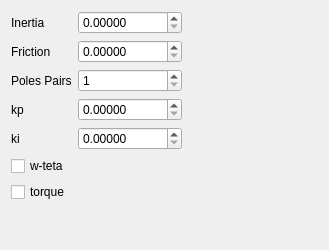
<?xml version="1.0" encoding="UTF-8"?>
<ui version="4.0">
 <class>SpecificSimParamsTest9</class>
 <widget class="QWidget" name="SpecificSimParamsTest9">
  <property name="geometry">
   <rect>
    <x>0</x>
    <y>0</y>
    <width>329</width>
    <height>250</height>
   </rect>
  </property>
  <property name="windowTitle">
   <string>Form</string>
  </property>
  <layout class="QFormLayout" name="formLayout_2">
   <item row="0" column="0">
    <layout class="QGridLayout" name="gridLayout">
     <item row="5" column="1">
      <widget class="QDoubleSpinBox" name="ki">
       <property name="decimals">
        <number>5</number>
       </property>
       <property name="maximum">
        <double>100000000000000000.000000000000000</double>
       </property>
      </widget>
     </item>
     <item row="5" column="0">
      <widget class="QLabel" name="label_8">
       <property name="text">
        <string>ki</string>
       </property>
      </widget>
     </item>
     <item row="4" column="1">
      <widget class="QDoubleSpinBox" name="kp">
       <property name="decimals">
        <number>5</number>
       </property>
       <property name="maximum">
        <double>100000000000000000.000000000000000</double>
       </property>
      </widget>
     </item>
     <item row="4" column="0">
      <widget class="QLabel" name="label">
       <property name="text">
        <string>kp</string>
       </property>
      </widget>
     </item>
     <item row="0" column="0">
      <widget class="QLabel" name="label_6">
       <property name="text">
        <string>Inertia</string>
       </property>
      </widget>
     </item>
     <item row="6" column="0">
      <widget class="QCheckBox" name="w_tetaPlot">
       <property name="text">
        <string>w-teta</string>
       </property>
      </widget>
     </item>
     <item row="3" column="1">
      <widget class="QSpinBox" name="pp">
       <property name="minimum">
        <number>1</number>
       </property>
       <property name="maximum">
        <number>25</number>
       </property>
      </widget>
     </item>
     <item row="1" column="0">
      <widget class="QLabel" name="label_3">
       <property name="text">
        <string>Friction</string>
       </property>
      </widget>
     </item>
     <item row="3" column="0">
      <widget class="QLabel" name="label_2">
       <property name="text">
        <string>Poles Pairs</string>
       </property>
      </widget>
     </item>
     <item row="0" column="1">
      <widget class="QDoubleSpinBox" name="j">
       <property name="decimals">
        <number>5</number>
       </property>
       <property name="maximum">
        <double>100000000000000000.000000000000000</double>
       </property>
      </widget>
     </item>
     <item row="1" column="1">
      <widget class="QDoubleSpinBox" name="f">
       <property name="decimals">
        <number>5</number>
       </property>
       <property name="maximum">
        <double>100000000000000000.000000000000000</double>
       </property>
      </widget>
     </item>
     <item row="7" column="0">
      <widget class="QCheckBox" name="torquePlot">
       <property name="text">
        <string>torque</string>
       </property>
      </widget>
     </item>
    </layout>
   </item>
  </layout>
 </widget>
 <resources/>
 <connections/>
</ui>
